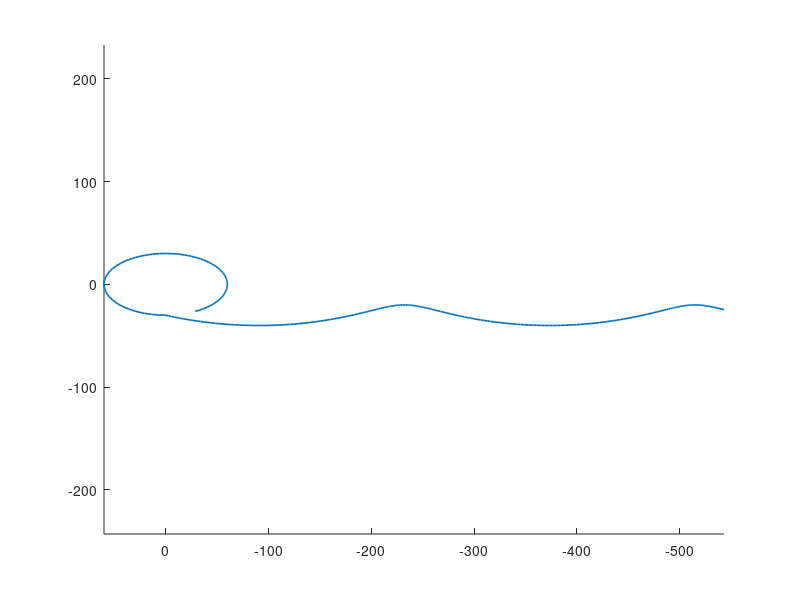

Recreate this plot in MATLAB. (Note: this script raises an error after producing the figure.)
%%
n  = sqrt(3.986*10^5/(6380+650)^3); 

D1_new = 0;
C2_new = -30;
C3_new = 0;
C4_new = -0;

x0_new = D1_new + C2_new;
y0_new = 2*C3_new+C4_new;
vx0_new = C3_new*n;
vy0_new = -3/2*n*D1_new-2*C2_new;


% (2) 시간 범위 설정 
t = linspace(0, 5400, 100);
x1 = D1_new + C2_new*cos(n*t) + C3_new*sin(n*t);
y1 = -3/2*n*D1_new.*t - 2*C2_new*sin(n*t) + 2*C3_new*cos(n*t) + C4_new;
Orbit = [t(:), x1(:), y1(:),zeros(100,1)];

%
x_max = -20;
x_min = -40;

D1_old = (x_max+x_min)/2;
C_norm = (x_max-x_min)/2;

x0_old = x0_new;
y0_old = y0_new;

C2_old = x0_old - D1_old;
C3_old = sqrt(C_norm^2-C2_old^2);
C4_old = y0_old - 2*C3_old;

t = linspace(-11200, 0, 200);
x1 = D1_old + C2_old*cos(n*t) + C3_old*sin(n*t);
y1 = -3/2*n*D1_old.*t - 2*C2_old*sin(n*t) + 2*C3_old*cos(n*t) + C4_old;
Orbit = [t(:), x1(:), y1(:),zeros(200,1);Orbit];

figure
hold on;
plot(Orbit(:,3), Orbit(:,2), 'LineWidth', 1.2);
set(gca,'XDir','reverse')

hold off;
axis equal;


%%
PP01 = generateRandomPointsOnHexagonPrism(100)+randn(100,3)*0.02;
PP02 = generateRandomPointsOnCube(1000)+randn(1000,3)*0.0005;
PP03 = generateRandomPointsOnCylinder(7000)+randn(7000,3)*0.0005;
PP04 = generateRandomPointsOnCube(200);

PPm_body = PP01 ;
PPm_body(:,1) = PPm_body(:,1) * 0.576;
PPm_body(:,2) = PPm_body(:,2) * 0.576;
PPm_body(:,3) = PPm_body(:,3) * 1.165;

order = 6;
n = [0 sin(35/57.92) cos(35/57.92)];
w = 0.006;
t = linspace(-11200, 0, 200).';
quater0= [cos(w*t), sin(w*t)*n(1), sin(w*t)*n(2), sin(w*t)*n(3)];

t = linspace(0, 5400, 100).';
quater0= [quater0 ;cos(w*t), sin(w*t)*n(1), sin(w*t)*n(2), sin(w*t)*n(3)];

%scatter3(quater0(:,2),quater0(:,3),quater0(:,4))


%%
syms x y z
TermsB = homogeneTerm(order);
FuncsB = matlabFunction(TermsB);
Qinit = [1;0;0;0];
Array_Disp=zeros(200,4);
Array_QB=zeros(200,5);
Array_BetaB=zeros(200,29);

[beta_values,error]  = regressionFourthOrder( PP01,FuncsB);
   
Binit = beta_values.';
tic
for i= 171:180
    PP01 = generateRandomPointsOnHexagonPrism(100)+randn(100,3)*0.02;
    PPm_body = PP01 ;
    PPm_body(:,1) = PPm_body(:,1) * 0.576;
    PPm_body(:,2) = PPm_body(:,2) * 0.576;
    PPm_body(:,3) = PPm_body(:,3) * 1.165;

    rotm= quat2rotm(quater0(i,:));
    PPmR_body = PPm_body * rotm.';
    PP_use = PPmR_body - [Orbit(i,2), Orbit(i,3),0];

    
    [DispB,QB,BetaB] = PoliNavigationSolver(0,PP_use,6,Binit,Qinit);
    %disp(i);
    
    Array_Disp(i,:) = [Orbit(i,1), DispB];
    Array_QB(i,:) = [Orbit(i,1), QB.'];
    Array_BetaB(i,:) =[Orbit(i,1), BetaB];
    %Qinit =  [1;0;0;0];
end
toc
%% result
%save('ResultNavigation5.mat',"Array_BetaB","Array_Disp","Array_QB"); 

figure 
plot(Array_Disp(1:5:end,1),Array_Disp(1:5:end,3),'ro','Markersize',3)
hold on 
plot(Orbit(:,1),-Orbit(:,3),'black','LineWidth',1)
hold off
xlabel('Time','FontSize',16); ylabel('Y (m)','FontSize',16);
legend('Estimation','Ground Truth');
saveas(gcf,'image_ksas\Simulation_y.svg')
savefig(gcf,'image_ksas\Simulation_y.fig')
figure 
plot(Array_Disp(1:3:end,1),Array_Disp(1:3:end,2),'ro','Markersize',3)
hold on 
plot(Orbit(:,1),-Orbit(:,2),'black','LineWidth',1)
hold off
xlabel('Time','FontSize',16); ylabel('X (m)','FontSize',16);
legend('Estimation','Ground Truth');
saveas(gcf,'image_ksas\Simulation_x.svg')
savefig(gcf,'image_ksas\Simulation_x.fig')
figure 
plot(Array_Disp(1:3:end,2),Array_Disp(1:3:end,3),'ro','Markersize',3)
hold on 
plot(-Orbit(:,2),-Orbit(:,3),'black','LineWidth',1)
hold off
xlabel('X (m)','FontSize',16); ylabel('Y (m)','FontSize',16);
axis equal
legend('Estimation','Ground Truth');
saveas(gcf,'image_ksas\Simulation_xy.svg')
savefig(gcf,'image_ksas\Simulation_xy.fig')
figure
tempx = Array_Disp(1:131,2)+Orbit(170:300,2);
tempy = Array_Disp(1:131,3)+Orbit(170:300,3);
norm2 = sqrt(tempx.^2 + tempy.^2);
histogram(norm2,'NumBins',10);
rms_val = sqrt(mean(norm2.^2))
max_val = max(abs(norm2))
std_val = std(norm2)


rms_val = sqrt(mean(error.^2));
max_val = max(abs(error));
std_val = std(error);
figure 
plot(Array_Disp(1:131,2)+Orbit(170:300,2),Array_Disp(1:131,3)+Orbit(170:300,3),'ro','Markersize',3)
xlabel('X (m)','FontSize',16); ylabel('Y (m)','FontSize',16);
axis equal
saveas(gcf,'image_ksas\Simulation_error.svg')
savefig(gcf,'image_ksas\Simulation_error.fig')



figure
scatter3(Array_QB(1:131,3),Array_QB(1:131,4),Array_QB(1:131,5),3,'ro','filled');
hold on
scatter3(quater0(170:300,2),quater0(170:300,3),quater0(170:300,4),3,'k','filled');
hold off
xlabel('q1','FontSize',16); ylabel('q2','FontSize',16);zlabel('q3','FontSize',16);
axis equal
legend('Ground Truth','Estimation');

qTemp = zeros(131,4);
for i= 1:131
    qTemp(i,:) = quatmultiply(quatconj(Array_QB(i,2:5)),quater0(i+169,:));
end
scatter3(qTemp(:,2),qTemp(:,3),qTemp(:,4),4,qTemp(:,1),'filled')
axis equal
xlabel('q1','FontSize',16); ylabel('q2','FontSize',16);zlabel('q3','FontSize',16);
axis ([-0.5 0.5 -0.5 0.5 -1 1]);
for i= 1:131
    qTemp2(i,:) = quatmultiply(quatconj(qTemp(i,1:4)),qTemp(6,1:4));
end
figure
scatter3(qTemp2(:,2),qTemp2(:,3),qTemp2(:,4),4,qTemp2(:,1),'filled')
axis equal
xlabel('q1','FontSize',16); ylabel('q2','FontSize',16);zlabel('q3','FontSize',16);

%%
TermsB = homogeneTerm(order);
%fA = BetaA *  TermsB(:);
fB = BetaB *  TermsB(:);
%fA_shift =  subs(fA, [x, y, z], [x - DispA(1), y - DispA(2), z - DispA(3)])-1;
fB_shift =  subs(fB, [x, y, z], [x - DispB(1), y - DispB(2), z - DispB(3)])-1;

%{
figure(4)
scatter3(PP_use(:,1),PP_use(:,2),PP_use(:,3),1,PP_use(:,3),'filled');
hold on
fimplicit3(fB_shift,[-100 100 -1000 100 -100 100],'FaceColor', [0.95, 0.82, 0.5]);
hold off
colormap(jet);
xlabel ('X (m)')
ylabel ('Y (m)')
zlabel ('Z (m)')
view([1, 1, 1]);
axis equal
grid on
%}
%% rotated image
syms q0 q1 q2 q3 real
syms x y z
Rq = [ q0^2+q1^2-q2^2-q3^2, 2*(q1*q2 - q0*q3),     2*(q1*q3 + q0*q2);
       2*(q2*q1 + q0*q3),   q0^2 - q1^2 + q2^2 - q3^2, 2*(q2*q3 - q0*q1);
       2*(q3*q1 - q0*q2),   2*(q3*q2 + q0*q1),     q0^2 - q1^2 - q2^2 + q3^2 ];

xr = Rq(1,1)*x + Rq(1,2)*y + Rq(1,3)*z;
yr = Rq(2,1)*x + Rq(2,2)*y + Rq(2,3)*z;
zr = Rq(3,1)*x + Rq(3,2)*y + Rq(3,3)*z;

%fA_rot = subs(fA, [x,y,z], [xr,yr,zr]);
%fA_rot = subs(fA_rot, [q0,q1,q2,q3], QA.');
fB_rot = subs(fB, [x,y,z], [xr,yr,zr]);
fB_rot = subs(fB_rot, [q0,q1,q2,q3], QB.');
[coeffsfB, monomialfB] = coeffs(fB_rot , [x,y,z]);
coeffsfB = double(coeffsfB);
coeffsfB_unused = sym([]);
monList = [
  0 6 0;
  2 4 0;   
  4 2 0;
  6 0 0;   
  0 0 6;
];

for k = 1:length(monomialfB) %안쓰는 항들의 계수 norm 구하기
    degx = feval(symengine, 'degree', monomialfB(k), x);
    degy = feval(symengine, 'degree', monomialfB(k), y);
    degz = feval(symengine, 'degree', monomialfB(k), z);
    if ~ismember([degx, degy, degz], monList, 'rows');
       coeffsfB_unused(end+1) = coeffsfB(k); 
       [degx, degy, degz]
    end
end



%RqA = double(subs(Rq,[q0,q1,q2,q3],[QA(1),-QA(2),-QA(3),-QA(4)]));
%PPmR_shiftA = PPmR_body - DispA;
%PPmR_rotA = (RqA * PPmR_shiftA.').';

RqB = double(subs(Rq,[q0,q1,q2,q3],[QB(1),-QB(2),-QB(3),-QB(4)]));
PPmR_shiftB = PPmR_body;
PPmR_rotB = (RqB * PPmR_shiftB.').';
%{
figure(1)
scatter3(PPmR_rotA(:,1),PPmR_rotA(:,2),PPmR_rotA(:,3),1,PPmR_rotA(:,3),'filled');
hold on
fimplicit3(fA_rot-1,[-100 100 -100 100 -100 100],'FaceColor', [0.95, 0.82, 0.5]);
hold off
colormap(jet);
xlabel ('X (m)')
ylabel ('Y (m)')
zlabel ('Z (m)')
view([1, 1, 1]);
axis equal
axis([-1.5 1.5 -1.5 1.5 -1.5 1.5])
grid on
%}
figure(1)
scatter3(PPmR_body(:,1),PPmR_body(:,2),PPmR_body(:,3),3,PPmR_body(:,3),'filled');
colormap(jet);
xlabel ('X (m)')
ylabel ('Y (m)')
zlabel ('Z (m)')
view([1, 1, 1]);
axis equal

figure(3)
scatter3(PPmR_body(:,1),PPmR_body(:,2),PPmR_body(:,3),3,PPmR_body(:,3),'filled');
hold on
fimplicit3(fB-1,[-100 100 -100 100 -100 100],'FaceColor', [0.95, 0.82, 0.5]);
hold off
colormap(jet);
xlabel ('X (m)')
ylabel ('Y (m)')
zlabel ('Z (m)')
view([1, 1, 1]);
axis equal
figure(2)
scatter3(PPmR_rotB(:,1),PPmR_rotB(:,2),PPmR_rotB(:,3),3,PPmR_rotB(:,3),'filled');
hold on
fimplicit3(fB_rot-1,[-100 100 -100 100 -100 100],'FaceColor', [0.95, 0.82, 0.5]);
hold off
colormap(jet);
xlabel ('X (m)')
ylabel ('Y (m)')
zlabel ('Z (m)')
view([1, 1, 1]);
axis equal
axis([-1.5 1.5 -1.5 1.5 -1.5 1.5])
grid on
